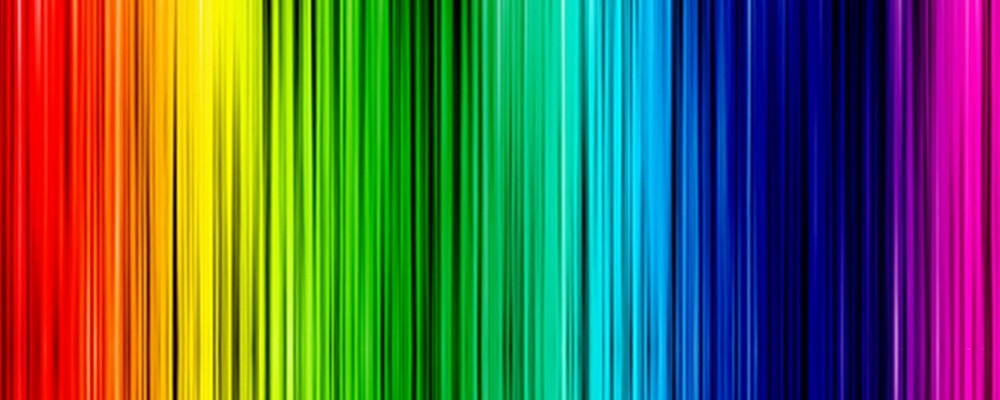
//> input picture pic/rainbow.jpg, 1000 x 400 px
$ ./ch2_opencv   (built with g++ and OpenCV 4)
//> lines starting //> are read from the running program, lines starting //| are printed output that depends on the picture; after the words box and inside, x2 and y2 are one past the last pixel; in counts of white or black regions, pixels touching at a corner belong together
#include <opencv2/opencv.hpp>
#include <iostream>

int main(int argc, char **argv)
{
    cv::Mat image = cv::imread("../pic/rainbow.jpg", cv::IMREAD_COLOR); //路徑是和執行檔的位置綁定！！
//> image is the input picture: 400 rows x 1000 cols, CV_8UC3; mean B, G, R 73.6, 100, 86.7
    cv::Mat image_grey = cv::imread("../pic/rainbow.jpg", cv::IMREAD_GRAYSCALE);
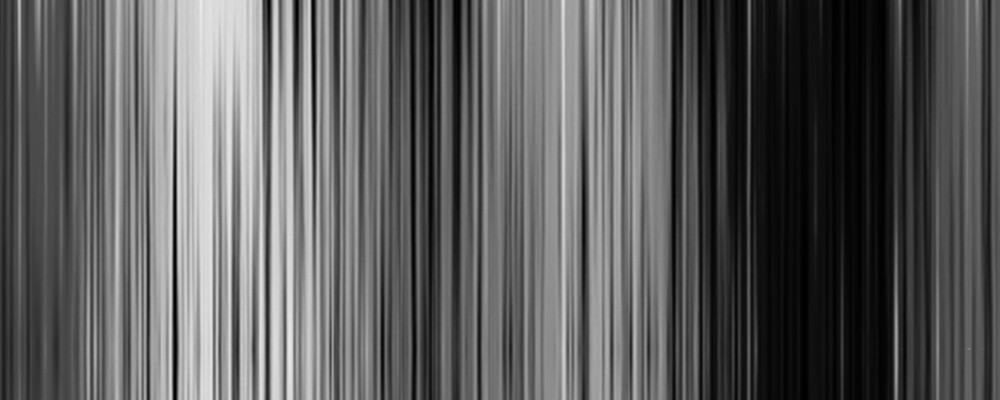
//> image_grey: 400 rows x 1000 cols, CV_8UC1; min 0, max 235, mean 92.6

    if (image.empty())
    {
        std::cout << "Dude! I cannot find the file, the program dies!"
                  << "\n";
        exit(-1);
    }

    cv::imshow("image", image);
    cv::waitKey(0); // 程式執行到這裡暫停直到按鍵
    cv::imshow("image_grey", image_grey);
    cv::waitKey(0);
    cv::destroyAllWindows();

    cv::Mat blur, canny, smaller, bigger, specific_size;

    cv::blur(image, blur, {31, 31});
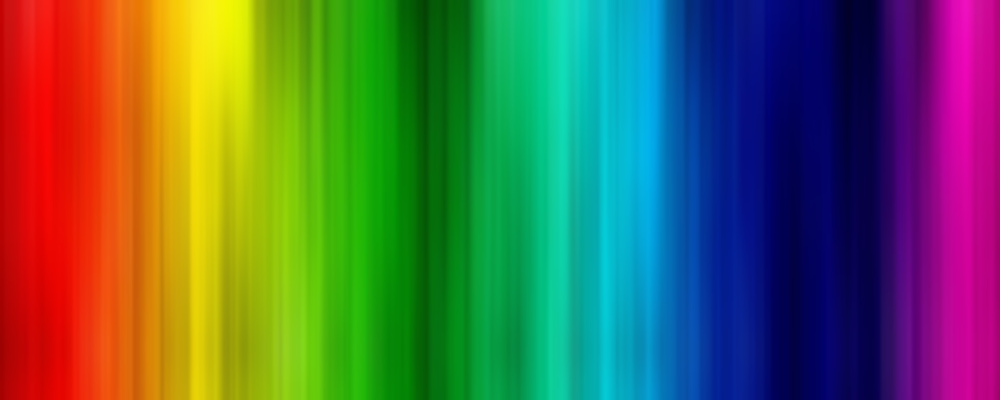
//> blur: 400 rows x 1000 cols, CV_8UC3; mean B, G, R 73.5, 100, 86.7
    cv::Canny(image, canny, 3, 50);
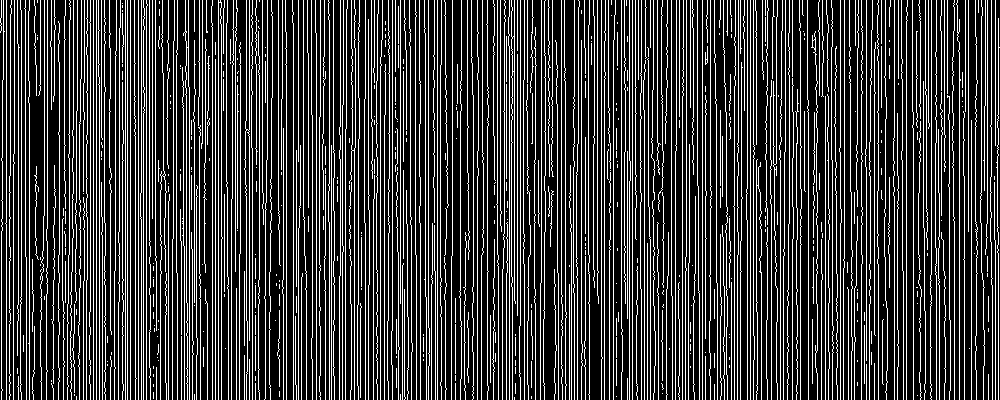
//> canny: 400 rows x 1000 cols, CV_8UC1; 23.8% white in thin lines or dots
    cv::resize(image, smaller, {image.cols / 2, image.rows / 3});
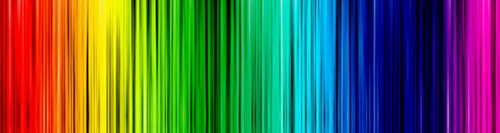
//> smaller: 133 rows x 500 cols, CV_8UC3; mean B, G, R 73.4, 99.8, 86.6
    cv::resize(image, bigger, {image.cols * 2, image.rows * 2});
    cv::resize(image, specific_size, {100, 100});
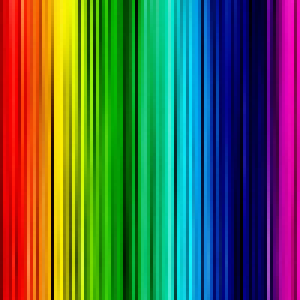
//> specific_size: 100 rows x 100 cols, CV_8UC3 (shown 3 times larger); mean B, G, R 73.6, 99.1, 83.9

    cv::imshow("blur", blur);
    cv::imshow("canny", canny);
    cv::imshow("smaller", smaller);
    cv::imshow("bigger", bigger);
    cv::imshow("specific_size", specific_size);

    cv::waitKey(0);
    cv::destroyAllWindows();

    cv::Mat blue_mask, green_mask, red_mask, hsv;

    cv::cvtColor(image, hsv, cv::COLOR_BGR2HSV);
//> hsv: 400 rows x 1000 cols, CV_8UC3; mean H, S, V 74.7, 247.4, 170.2
    cv::inRange(hsv, cv::Scalar{100, 100, 100}, cv::Scalar{140, 255, 255}, blue_mask);
//> blue_mask: 400 rows x 1000 cols, CV_8UC1; 14.4% white; 39 white regions (14 under 20 px), largest, box (x1, y1, x2, y2) and area: (675, 0, 712, 400) 12743, (737, 0, 769, 400) 11164, (714, 0, 735, 400) 7950
    cv::inRange(hsv, cv::Scalar{35, 43, 46}, cv::Scalar{77, 255, 255}, green_mask);
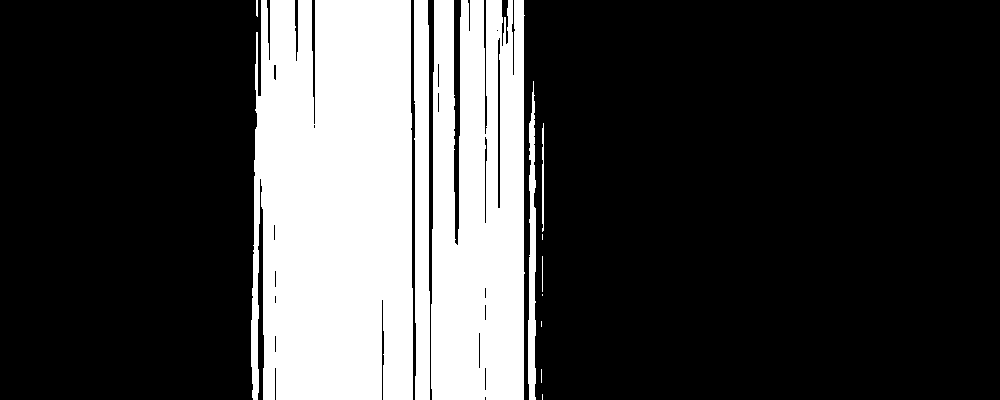
//> green_mask: 400 rows x 1000 cols, CV_8UC1; 25.8% white; 12 white regions (5 under 20 px), largest, box (x1, y1, x2, y2) and area: (251, 0, 413, 400) 61175, (431, 0, 525, 400) 34244, (414, 0, 430, 400) 5735
    cv::inRange(hsv, cv::Scalar{0, 43, 46}, cv::Scalar{10, 255, 255}, red_mask);
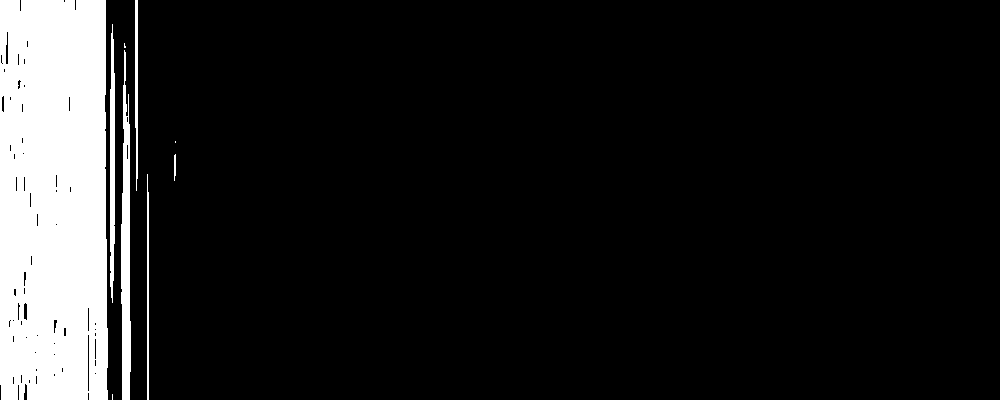
//> red_mask: 400 rows x 1000 cols, CV_8UC1; 11.6% white; 9 white regions (3 under 20 px), largest, box (x1, y1, x2, y2) and area: (0, 0, 108, 400) 41918, (121, 50, 131, 400) 2469, (110, 24, 115, 303) 1148, (135, 0, 138, 191) 498, (147, 174, 149, 400) 434, (174, 154, 176, 181) 48

    cv::imshow("blue_mask", blue_mask);
    cv::imshow("green_mask", green_mask);
    cv::imshow("red_mask", red_mask);

    cv::waitKey(0);
    cv::destroyAllWindows();

    return 0;
}

$ run again, with pic/meow.png saved as pic/rainbow.jpg
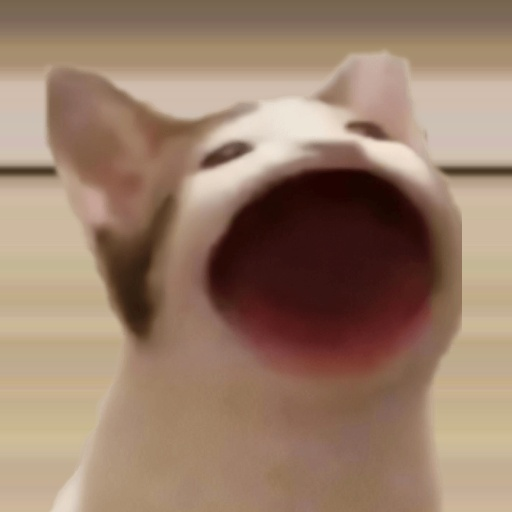
//> input picture pic/meow.png, 512 x 512 px
//> image is the input picture: 512 rows x 512 cols, CV_8UC3; mean B, G, R 106, 125.8, 153.2
//> `cv::Canny(image, canny, 3, 50);`:
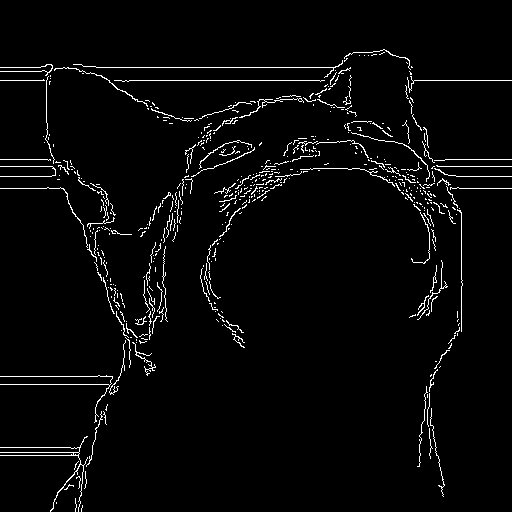
//> canny: 512 rows x 512 cols, CV_8UC1; 3.1% white in thin lines or dots
//> hsv: 512 rows x 512 cols, CV_8UC3; mean H, S, V 12.5, 91.6, 153.2
//> blue_mask: 512 rows x 512 cols, CV_8UC1; every value is 0
//> `cv::inRange(hsv, cv::Scalar{0, 43, 46}, cv::Scalar{10, 255, 255}, red_..`:
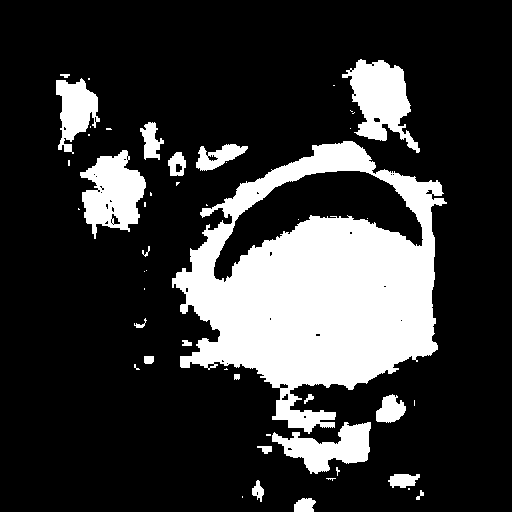
//> red_mask: 512 rows x 512 cols, CV_8UC1; 21.3% white; 49 white regions (28 under 20 px), largest, box (x1, y1, x2, y2) and area: (172, 141, 447, 434) 40632, (342, 59, 420, 153) 3726, (80, 150, 146, 239) 3537
